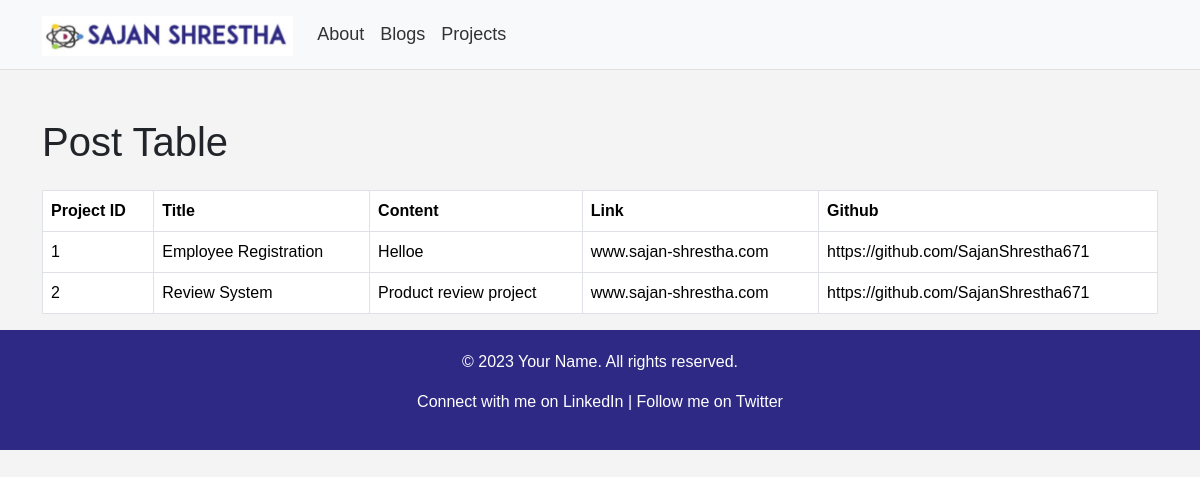
/projects/, run on the app's committed database.
### BlogsContent/models.py (models this page shows)
class project(models.Model):
    project_id = models.AutoField(primary_key=True)
    title = models.CharField(max_length=200)
    content = models.TextField()
    link = models.CharField(max_length=500, null=True)
    github = models.CharField(max_length=200, null=True)

### BlogsContent/views.py (the view)
# urls.py: path('projects/', projects),
def projects(request):
    myProject = project.objects.all().values()
    data ={
        "myProject": myProject,
    }
    print(data)
    return render(request, 'projects.html', data)

### templates/projects.html (shortened to what this page needs)
{%extends 'base.html' %}
{%block content%}
<div class="container mt-5">
    <h1 class="mb-4">Post Table</h1>
    <table class="table table-bordered">
        <thead class="thead-dark">
            <tr>
                <th>Project ID</th>
                <th>Title</th>
                <th>Content</th>
                <th>Link</th>
                <th>Github</th>
            </tr>
        </thead>
        <tbody>
            {% for x in myProject %}
            <tr>
                <td>{{ x.project_id }}</td>
                <td>{{x.title}}</td>
                <td>{{ x.content }}</td>
                <td>{{ x.link }}</td>
                <td>{{ x.github }}</td>
            </tr>
            {% endfor %}
        </tbody>
    </table>
</div>
{% endblock %}

### BlogsContent/Static/css/base.css (style rules this page uses)
body { background-color: #f4f4f4; font-family: Arial, sans-serif; }

### data on the page
project: project_id "1", title "Employee Registration", content "Helloe", link "www.sajan-shrestha.com", github "https://github.com/SajanShrestha671"
project: project_id "2", title "Review System", content "Product review project", link "www.sajan-shrestha.com", github "https://github.com/SajanShrestha671"
